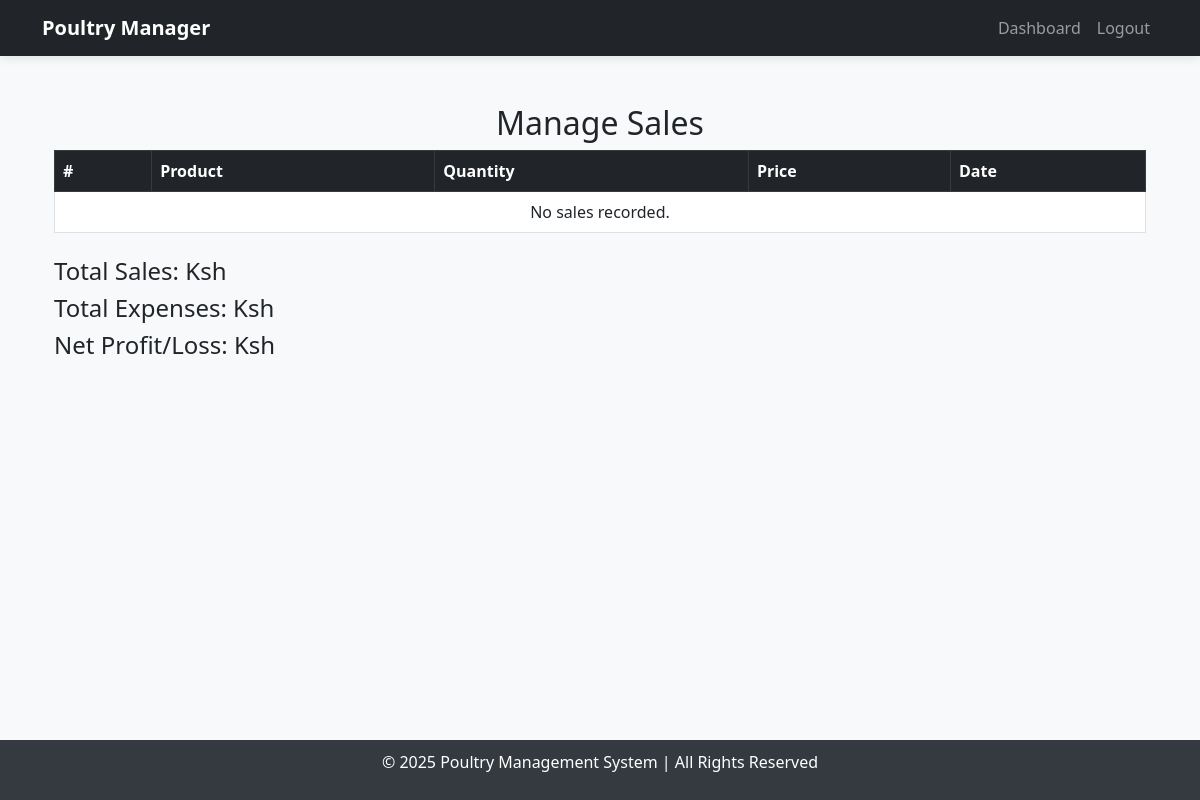
Before: /manage_sales/ (signed in) with the older database file.
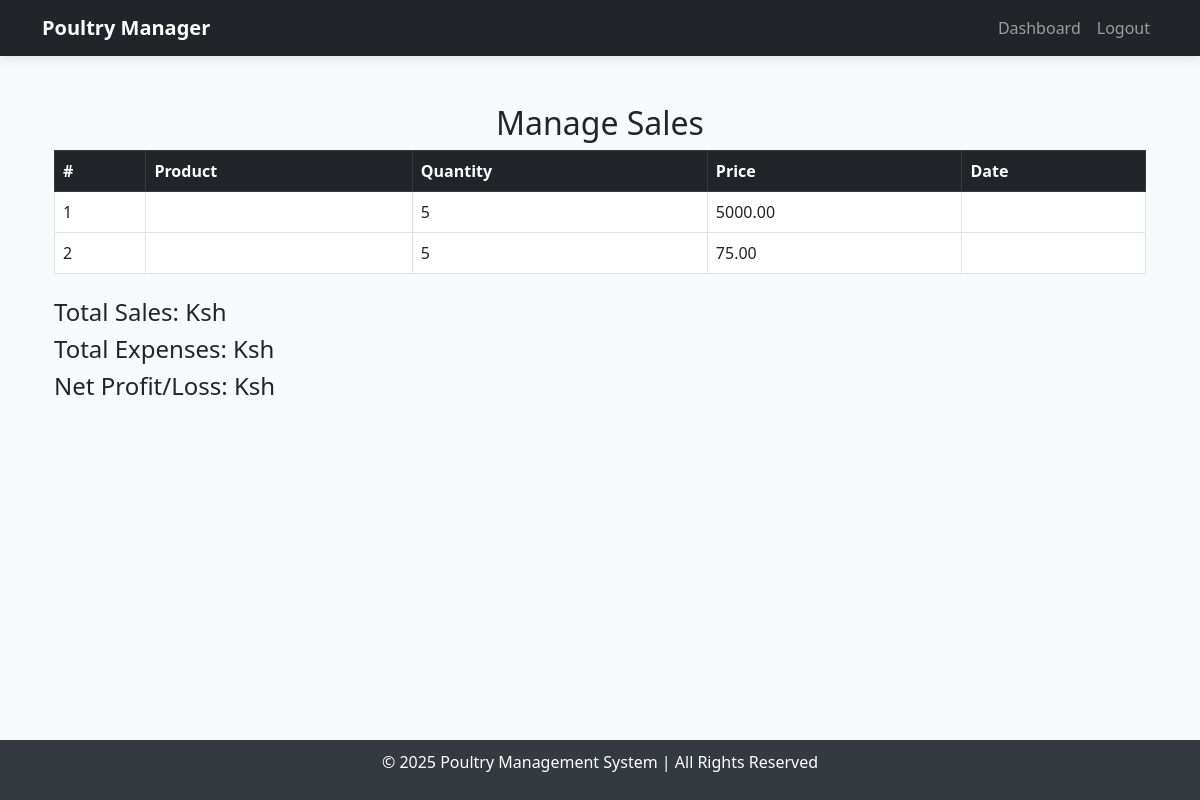
After: the same page with the newer database file.
### poultry/models.py (models this page shows, shortened)
class Sale(models.Model):
    customer_name = models.CharField(max_length=100)
    chicken = models.ForeignKey(Chicken, null=True, blank=True, on_delete=models.CASCADE)
    eggs = models.ForeignKey(Egg, null=True, blank=True, on_delete=models.CASCADE)
    quantity = models.PositiveIntegerField()
    price = models.DecimalField(max_digits=10, decimal_places=2)
    date_sold = models.DateTimeField(auto_now_add=True)
    chicken_variety = models.CharField(max_length=50, null=True, blank=True)
    egg_variety = models.CharField(max_length=20, null=True, blank=True)
    related_sale = models.ForeignKey('Sale', null=True, blank=True, on_delete=models.CASCADE)

### poultry/views.py (the view)
# urls.py: path('manage_sales/', manage_sales, name='manage_sales'),
@login_required
def manage_sales(request):
    if not request.user.is_staff:
        messages.error(request, "Access Denied!")
        return redirect('dashboard')
    return render(request, 'poultry/manage_sales.html', {"sales": Sale.objects.all()})

### poultry/templates/poultry/manage_sales.html
{% extends 'base.html' %}
{% block content %}
<div class="container">
    <h2 class="text-center mt-4">Manage Sales</h2>
    <table class="table table-bordered">
        <thead class="table-dark">
            <tr>
                <th>#</th>
                <th>Product</th>
                <th>Quantity</th>
                <th>Price</th>
                <th>Date</th>
            </tr>
        </thead>
        <tbody>
            {% for sale in sales %}
            <tr>
                <td>{{ forloop.counter }}</td>
                <td>{{ sale.product }}</td>
                <td>{{ sale.quantity }}</td>
                <td>{{ sale.price }}</td>
                <td>{{ sale.date }}</td>
            </tr>
            {% empty %}
            <tr>
                <td colspan="5" class="text-center">No sales recorded.</td>
            </tr>
            {% endfor %}
        </tbody>
    </table>
    <div class="mt-4">
        <h4>Total Sales: Ksh {{ total_sales }}</h4>
        <h4>Total Expenses: Ksh {{ total_expenses }}</h4>
        <h4>Net Profit/Loss: Ksh {{ net_profit }}</h4>
    </div>
</div>
{% endblock %}

Changed rows visible on the page:
added Sale: quantity "5", price "5000.00"
added Sale: quantity "5", price "75.00"
Other visible differences:
text no longer shown: "No sales recorded."
